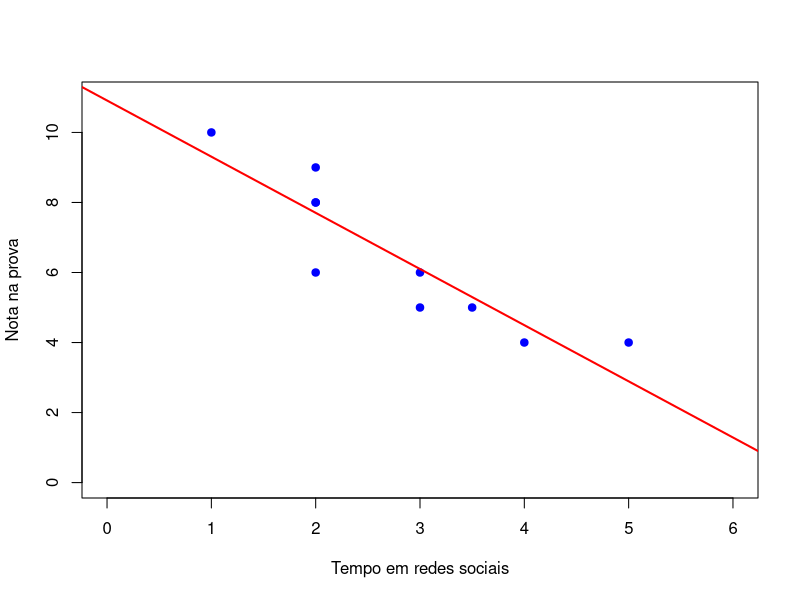
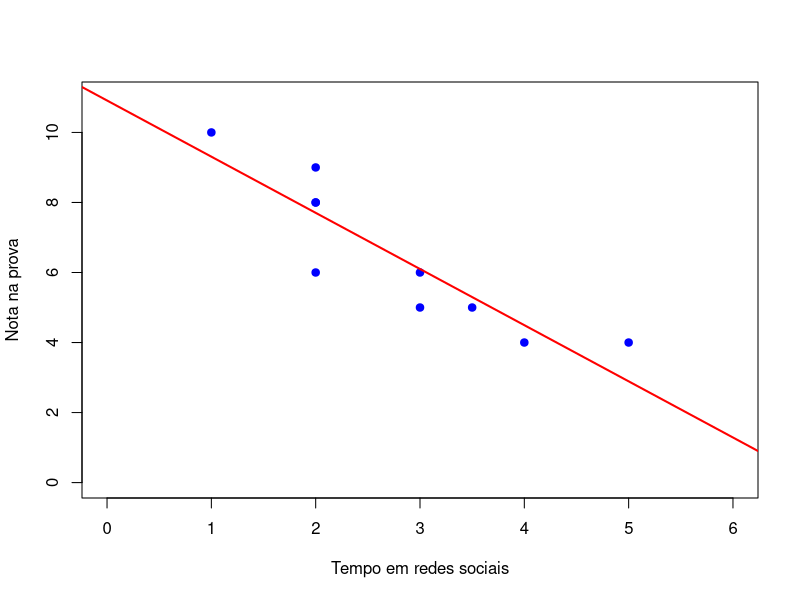

Reproduce these figures in R, in order.
## Coeficiente de correlação manual

# Dados ------------------------------------------------------------------------
alunos <- c(
  "Pedro",
  "João",
  "Maria",
  "Ana",
  "José",
  "Carlos",
  "Paulo",
  "Lucas",
  "Marta",
  "Julia"
)
tempo_redes_sociais <- c(1, 2, 2, 2, 3, 2, 3, 3.5, 4, 5)
nota_prova <- c(10, 9, 8, 8, 6, 6, 5, 5, 4, 4)
df <- data.frame(alunos, tempo_redes_sociais, nota_prova)
#View(df)
# transformador de escala
#df$tempo_redes_sociais <- df$tempo_redes_sociais * 60
#df$nota_prova <- df$nota_prova * 10
#View(df)


# Transformar em x e y
x <- df$tempo_redes_sociais
y <- df$nota_prova

# Covariancia ------------------------------------------------------------------
## Tamanho amostral
length <- length(x)

## Médias
media_x <- mean(x)
media_y <- mean(y)

## Desvios da media em módulo
desvios_x <- x - media_x
desvios_y <- y - media_y

## multiplicação dos desvios
desvios_multiplicados <- desvios_x * desvios_y

## Sigmas de tudo
sigma_x <- sum(x)
sigma_y <- sum(y)
sigma_desvios_x <- sum(desvios_x)
sigma_desvios_y <- sum(desvios_y)
soma_desvios_multiplicados <- sum(desvios_multiplicados)

## Vetor de sigmas
vetor_sigmas <- c(
  "sigmas",
  sigma_x,
  sigma_y,
  sigma_desvios_x,
  sigma_desvios_y,
  soma_desvios_multiplicados
)

## Atualizar tabela
df_atualizado <- data.frame(df, desvios_x, desvios_y, desvios_multiplicados)
df_atualizado_com_sigma <- rbind(df_atualizado, vetor_sigmas)
View(df_atualizado_com_sigma)
write.csv(df_atualizado_com_sigma, "df_atualizado_com_sigma.csv")

## Calcular Covariancia
covariancia <- soma_desvios_multiplicados / (length - 1)

# Coeficiente de correlação ----------------------------------------------------
variancia_x <- sum(desvios_x ^ 2) / (length - 1)
variancia_y <- sum(desvios_y ^ 2) / (length - 1)
coeficiente_correlacao <- covariancia / sqrt(variancia_x * variancia_y)
r_quadrado <- coeficiente_correlacao ^ 2


# Parâmetros da reta -----------------------------------------------------------
## Coeficiente angular
coeficiente_angular <- covariancia / variancia_x

## Coeficiente linear
coeficiente_linear <- media_y - coeficiente_angular * media_x

## Y predito
y_predito <- coeficiente_angular * x + coeficiente_linear

## Resíduos
residuos <- y - y_predito

#plot linear regression abline
plot(
  x, y,
  pch = 19,
  col = "blue",
  main = "",
  xlab = "Tempo em redes sociais",
  ylab = "Nota na prova",
  xlim = c(0, 6),
  ylim = c(0, 11)
)
abline(coeficiente_linear, coeficiente_angular, col = "red", lwd = 2)


############################# Versão simplificada ##############################
plot(
  x, y,
  pch = 19,
  col = "blue",
  main = "",
  xlab = "Tempo em redes sociais",
  ylab = "Nota na prova",
  xlim = c(0, 6),
  ylim = c(0, 11)
)
abline(lm(y ~ x), col = "red", lwd = 2)


sumario <- summary(lm(y ~ x))
print(sumario)
